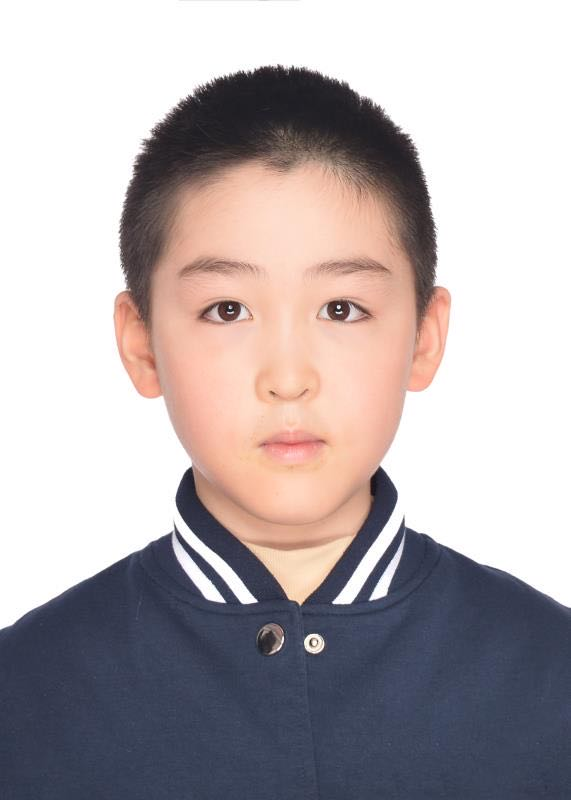
#> input picture SnakeGame/by.jpg, 571 x 800 px
$ python make_birthday_assets.py
#> lines starting #> are read from the running program, lines starting #| are printed output that depends on the picture; after the words box and inside, x2 and y2 are one past the last pixel; in counts of white or black regions, pixels touching at a corner belong together
"""
make_birthday_assets.py
────────────────────────
为远远的12岁生日生成装饰版照片 by_birthday.png。

用法:
    python make_birthday_assets.py
    或由 game.py 在启动时自动调用。
"""
from __future__ import annotations
import math
import os
from PIL import (
    Image, ImageDraw, ImageEnhance, ImageFilter, ImageFont
)

BASE_DIR = os.path.dirname(os.path.abspath(__file__))


# ── 工具：绘制 N 角星 ────────────────────────────────────────────
def _star_pts(cx: float, cy: float, r_out: float, r_in: float,
              n: int = 5) -> list[tuple[float, float]]:
    pts: list[tuple[float, float]] = []
    for i in range(n * 2):
        angle = math.radians(-90 + i * 180 / n)
        r = r_out if i % 2 == 0 else r_in
        pts.append((cx + r * math.cos(angle),
                    cy + r * math.sin(angle)))
    return pts


# ── 工具：绘制圆角矩形渐变边框 ───────────────────────────────────
def _glow_ring(draw: ImageDraw.ImageDraw,
               cx: int, cy: int, r: int,
               color_inner: tuple, color_outer: tuple,
               steps: int = 10) -> None:
    for i in range(steps, 0, -1):
        frac = i / steps
        c = tuple(int(color_inner[k] * frac + color_outer[k] * (1 - frac))
                  for k in range(3))
        alpha = int(255 * (frac ** 0.6))
        expand = steps - i
        draw.ellipse(
            [cx - r - expand, cy - r - expand,
             cx + r + expand, cy + r + expand],
            outline=(*c, alpha), width=2,
        )


# ── 主函数 ───────────────────────────────────────────────────────
def make_birthday_photo(
    input_path: str,
    output_path: str,
    photo_size: int = 190,
) -> None:
    """
    将 input_path 的照片裁圆、增强，
    加金色星环边框，存为 output_path（PNG，带透明通道）。
    """
#> called with input_path = 'SnakeGame/by.jpg', output_path = 'SnakeGame/by_birthday.png', photo_size = 190
    img = Image.open(input_path).convert("RGBA")
    w, h = img.size
#> w = 571; h = 800

    # ── 1. 智能裁方（向上偏 10% 以多显示面部） ──────────────────
    side = min(w, h)
#> side = 571
    left = (w - side) // 2
#> left = 0
    top  = max(0, int((h - side) // 2 - h * 0.10))
#> top = 34
    img  = img.crop((left, top, left + side, top + side))
#> img: PIL image 571x571 RGBA
    img  = img.resize((photo_size, photo_size), Image.LANCZOS)
#> img: PIL image 190x190 RGBA

    # ── 2. 细腻增强（亮度 +8%、对比 +12%、饱和 +15%、磨皮） ───
    img = ImageEnhance.Brightness(img).enhance(1.08)
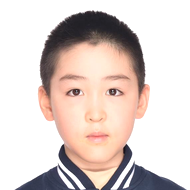
#> img: PIL image 190x190 RGBA; mean R, G, B, A 220.4, 207.1, 202.4, 255
    img = ImageEnhance.Contrast(img).enhance(1.12)
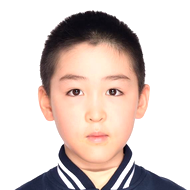
#> img: PIL image 190x190 RGBA; mean R, G, B, A 217.6, 203.6, 198.3, 255
    img = ImageEnhance.Color(img).enhance(1.15)
    img = img.filter(ImageFilter.SMOOTH_MORE)
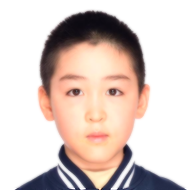
#> img: PIL image 190x190 RGBA; mean R, G, B, A 218.1, 202.8, 196.7, 255

    # ── 3. 圆形遮罩 ───────────────────────────────────────────────
    mask = Image.new("L", (photo_size, photo_size), 0)
#> mask: PIL image 190x190 L; every value is 0
    ImageDraw.Draw(mask).ellipse([0, 0, photo_size - 1, photo_size - 1],
                                 fill=255)
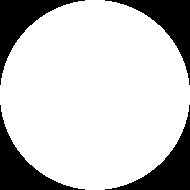
#> mask: PIL image 190x190 L; 78.5% white; 4 black regions, box (x1, y1, x2, y2) and area: (0, 0, 85, 85) 1944, (105, 0, 190, 85) 1944, (0, 105, 85, 190) 1944, (105, 105, 190, 190) 1944
    img.putalpha(mask)
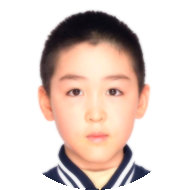
#> img: PIL image 190x190 RGBA; mean R, G, B, A 218.1, 202.8, 196.7, 200.1; transparent parts drawn white

    # ── 4. 带光晕边框的画布 ───────────────────────────────────────
    pad    = 30          # 圆外留给星/光晕的空间
    total  = photo_size + pad * 2
    canvas = Image.new("RGBA", (total, total), (0, 0, 0, 0))
#> canvas: PIL image 250x250 RGBA; every value is 0
    cx, cy = total // 2, total // 2
    r = photo_size // 2

    draw = ImageDraw.Draw(canvas)

    # 外层光晕 (多层半透明圆环渐变)
    _glow_ring(draw, cx, cy, r + 2,
               (255, 220, 40), (255, 100, 0), steps=12)

    # 实心金色边框（3px）
    for off, color in [(2, (255, 235, 80, 255)),
                       (1, (255, 200,  0, 255)),
                       (0, (200, 140,  0, 255))]:
        draw.ellipse([cx - r - off, cy - r - off,
                      cx + r + off, cy + r + off],
                     outline=color, width=2)

    # ── 5. 贴照片 ─────────────────────────────────────────────────
    canvas.paste(img, (pad, pad), img)
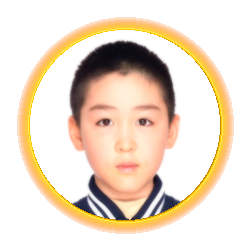
#> canvas: PIL image 250x250 RGBA; mean R, G, B, A 133, 111.2, 87.8, 138.1; transparent parts drawn white

    # ── 6. 八颗五角星均匀分布在边框外圈 ─────────────────────────
    ring_r  = r + 18
    for i in range(8):
        angle = math.radians(i * 45 - 22.5)
        sx    = cx + ring_r * math.cos(angle)
        sy    = cy + ring_r * math.sin(angle)
        pts   = _star_pts(sx, sy, 8, 3.5, 5)
        draw.polygon(pts, fill=(255, 220, 30, 240))
        draw.polygon(pts, outline=(200, 155, 0, 255), width=1)

    # ── 7. 顶部小皇冠图案（三个金三角） ─────────────────────────
    crown_cx = cx
    crown_y  = pad - 14
    for offset in (-16, 0, 16):
        tip = (crown_cx + offset, crown_y - (10 if offset == 0 else 6))
        left_b  = (crown_cx + offset - 8, crown_y + 4)
        right_b = (crown_cx + offset + 8, crown_y + 4)
        draw.polygon([tip, left_b, right_b],
                     fill=(255, 215, 0, 230))
        draw.polygon([tip, left_b, right_b],
                     outline=(200, 150, 0, 255), width=1)

    # ── 8. 保存 ───────────────────────────────────────────────────
    canvas.save(output_path, "PNG")
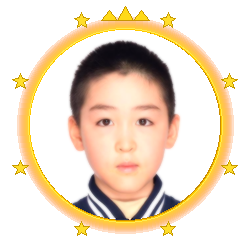
#> saved as by_birthday.png: PIL image 250x250 RGBA; mean R, G, B, A 136.6, 114.5, 88, 142.6; transparent parts drawn white
    print(f"✓ 已生成生日照片: {output_path}  ({total}×{total}px)")


# ── 独立运行 ─────────────────────────────────────────────────────
if __name__ == "__main__":
    src = os.path.join(BASE_DIR, "by.jpg")
    dst = os.path.join(BASE_DIR, "by_birthday.png")
    if not os.path.exists(src):
        print(f"✗ 找不到照片: {src}")
    else:
        make_birthday_photo(src, dst)
